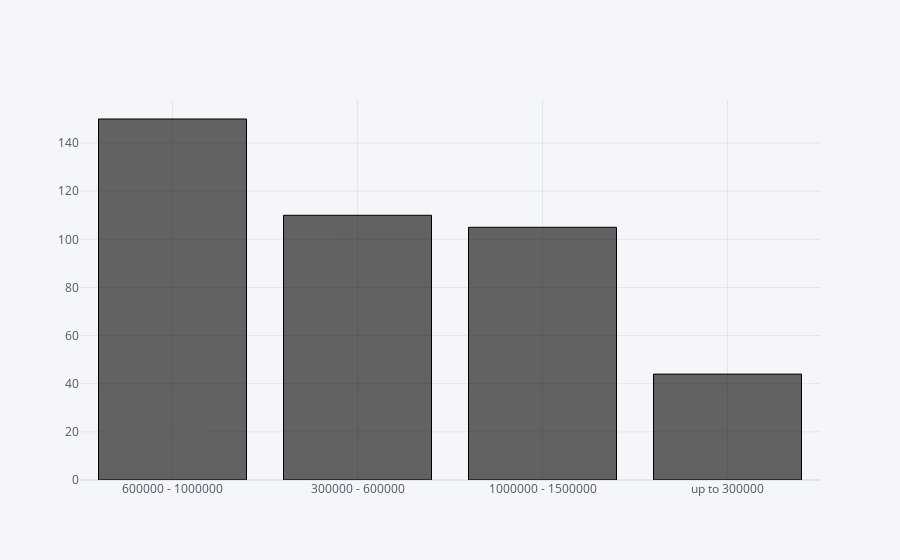

Notebook code cell kept with this figure:
### Markdown cell above
To summarize above graph in short,the most jobs asre in Chennai

### Code cell
df['Salary per annual'].value_counts()[0:8].iplot(kind='bar',colors='black')

### Figure 1 — Plotly figure (JSON) as saved in the notebook; plotly's stock layout.template omitted (floating-point values rounded to 4 significant figures)
{"data": [{"marker": {"color": "rgba(0, 0, 0, 0.6)", "line": {"color": "rgba(0, 0, 0, 1.0)", "width": 1}}, "name": "Salary per annual", "orientation": "v", "text": "", "type": "bar", "x": ["600000 - 1000000", "300000 - 600000", "1000000 - 1500000", "up to 300000"], "y": [150, 110, 105, 44]}], "layout": {"legend": {"bgcolor": "#F5F6F9", "font": {"color": "#4D5663"}}, "paper_bgcolor": "#F5F6F9", "plot_bgcolor": "#F5F6F9", "title": {"font": {"color": "#4D5663"}}, "xaxis": {"gridcolor": "#E1E5ED", "showgrid": true, "tickfont": {"color": "#4D5663"}, "title": {"font": {"color": "#4D5663"}, "text": ""}, "zerolinecolor": "#E1E5ED"}, "yaxis": {"gridcolor": "#E1E5ED", "showgrid": true, "tickfont": {"color": "#4D5663"}, "title": {"font": {"color": "#4D5663"}, "text": ""}, "zerolinecolor": "#E1E5ED"}}}
